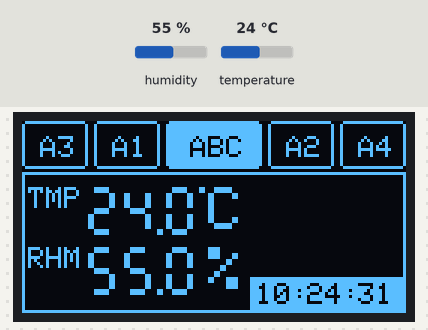
A sketch run on a simulated Arduino Uno, built with avr-gcc and run on an emulated ATmega328P. On the bench: 128×64 one-colour display. The test bench sets the inputs (shaded band); at power-on: humidity 55 %, temperature 24 °C. The local clock reads 2024-03-15 10:24:30 at power-on unless the sketch sets it; what the sketch prints to the serial monitor is not drawn.

Above: at 1.2 s.
1.3 s: humidity set to 22 %
At 4.4 s:
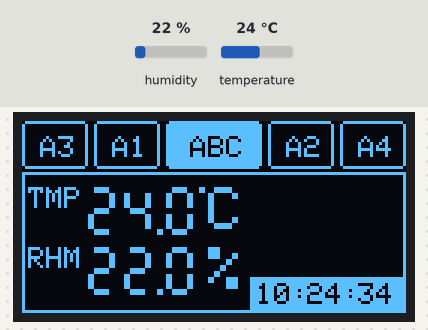
4.6 s: temperature set to 12 °C
At 8.4 s:
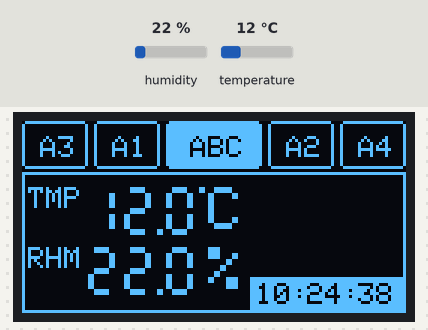
8.6 s: humidity set to 40 %
At 12.4 s:
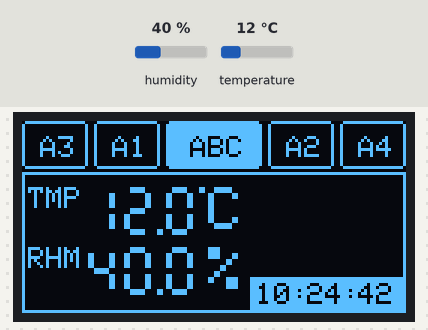
12.6 s: temperature set to 19 °C
At 13.7 s:
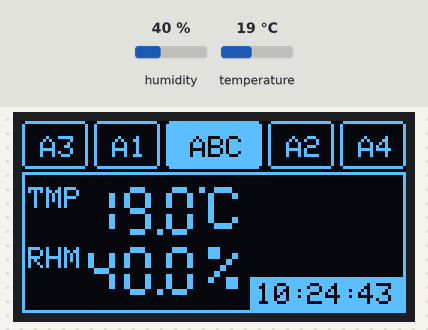
Timing chart, 0 to 15.6 s (numbered marks = the images above; inputs shaded):
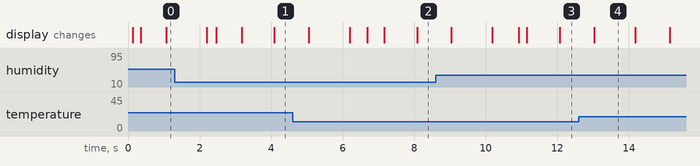

The sketch:

OLED_DIsplay.ino
```cpp
#include <SPI.h>
#include <Wire.h>
#include <Adafruit_GFX.h>
#include <Adafruit_SSD1306.h>
#include "RTClib.h"
#include "DHT.h"

#define OLED_RESET 4
Adafruit_SSD1306 display(OLED_RESET);

#define DHTPIN 2     // what digital pin we're connected to
#define DHTTYPE DHT11   // DHT 11
DHT dhtSensor(DHTPIN, DHTTYPE);

static const unsigned char PROGMEM logo[] = {
0x00, 0x00, 0x00, 0x00, 0x3F, 0xFF, 0xFF, 0xFF, 0xFF, 0xFF, 0xF0, 0x00, 0x00, 0x00, 0x00, 0x00,
0x00, 0x00, 0x00, 0x00, 0xFF, 0xFF, 0xFF, 0xFF, 0xFF, 0xFF, 0xF8, 0x00, 0x00, 0x00, 0x00, 0x00,
0x00, 0x00, 0x00, 0x01, 0xFF, 0xFF, 0xFF, 0xFF, 0xFF, 0xFF, 0xFC, 0x00, 0x00, 0x00, 0x00, 0x00,
0x00, 0x00, 0x00, 0x03, 0xFF, 0xFF, 0xFF, 0xFF, 0xFF, 0xFF, 0xFF, 0x00, 0x00, 0x00, 0x00, 0x00,
0x00, 0x00, 0x00, 0x07, 0xFF, 0xFF, 0xFF, 0xFF, 0xFF, 0xFF, 0xFF, 0x80, 0x00, 0x00, 0x00, 0x00,
0x00, 0x00, 0x00, 0x0F, 0xFF, 0xFF, 0xFF, 0xFF, 0xFF, 0xFF, 0xFF, 0xC0, 0x00, 0x00, 0x00, 0x00,
0x00, 0x00, 0x00, 0x0F, 0xFF, 0xFF, 0xFF, 0xFF, 0xFF, 0xFF, 0xFF, 0xC0, 0x00, 0x00, 0x00, 0x00,
0x00, 0x01, 0xFF, 0xFF, 0xFF, 0xFF, 0xFF, 0xFF, 0xFF, 0xFF, 0xFF, 0xFF, 0xFF, 0x00, 0x00, 0x00,
0x00, 0x07, 0xFF, 0xFF, 0xFF, 0xFF, 0xFF, 0xFF, 0xFF, 0xFF, 0xFF, 0xFF, 0xFF, 0xC0, 0x00, 0x00,
0x00, 0x1F, 0xFF, 0xFF, 0xFF, 0xFF, 0xFF, 0xFF, 0xFF, 0xFF, 0xFF, 0xFF, 0xFF, 0xF0, 0x01, 0xC9,
0x00, 0x7F, 0xFF, 0xFF, 0xFF, 0xFF, 0xFF, 0xFF, 0xFF, 0xFF, 0xFF, 0xFF, 0xFF, 0xF8, 0x00, 0x9B,
0x00, 0xFF, 0xFF, 0xFF, 0xFF, 0xFF, 0xFF, 0xFF, 0xFF, 0x00, 0x00, 0x00, 0x01, 0xFC, 0x00, 0x9F,
0x01, 0xFF, 0xFF, 0xFF, 0xFF, 0xFF, 0xFF, 0xFF, 0xFC, 0x00, 0x00, 0x00, 0x00, 0x7E, 0x00, 0x96,
0x03, 0xFF, 0xFF, 0xFF, 0xFF, 0xFF, 0xFF, 0xFF, 0xF0, 0x00, 0x00, 0x00, 0x00, 0x1F, 0x00, 0x80,
0x07, 0xFF, 0xFF, 0xFF, 0xFF, 0xFF, 0xFF, 0xFF, 0xE0, 0x00, 0x00, 0x00, 0x00, 0x0F, 0x80, 0x00,
0x0F, 0xFF, 0xFF, 0xFF, 0xFF, 0xFF, 0xFF, 0xFF, 0xC0, 0x00, 0x00, 0x00, 0x00, 0x07, 0xC0, 0x00,
0x1F, 0xFF, 0xFF, 0xFF, 0xFF, 0xFF, 0xFF, 0xFF, 0x80, 0x00, 0x00, 0x00, 0x00, 0x03, 0xC0, 0x00,
0x1F, 0xFF, 0xFF, 0xFF, 0xFF, 0xFF, 0xFF, 0xFF, 0x00, 0x00, 0x00, 0x00, 0x00, 0x01, 0xE0, 0x00,
0x3F, 0xFF, 0xFF, 0xFF, 0xFF, 0xFC, 0x1F, 0xFF, 0x00, 0x00, 0x00, 0x00, 0x7E, 0x01, 0xE0, 0x00,
0x3F, 0xE0, 0x3E, 0x07, 0xC0, 0x78, 0x0F, 0xFE, 0x03, 0xFF, 0xFF, 0xF0, 0x7F, 0x00, 0xF0, 0x00,
0x7F, 0xE0, 0x3E, 0x03, 0xC0, 0x70, 0x0F, 0xFC, 0x03, 0xFF, 0xFF, 0xF8, 0xFF, 0x00, 0xF0, 0x00,
0x7F, 0xE0, 0x3E, 0x03, 0xC0, 0x70, 0x0F, 0xFC, 0x03, 0xFF, 0xFF, 0xF8, 0xFF, 0x00, 0x78, 0x00,
0x7F, 0xF0, 0x3C, 0x03, 0xC0, 0x78, 0x0F, 0xFC, 0x03, 0xFF, 0xFF, 0xF8, 0x7F, 0x00, 0x78, 0x00,
0x7F, 0xF0, 0x1C, 0x03, 0xC0, 0xFC, 0x3F, 0xFC, 0x03, 0xFF, 0xFF, 0xF8, 0x3C, 0x00, 0x78, 0x00,
0xFF, 0xF0, 0x1C, 0x03, 0xC0, 0xFF, 0xFF, 0xFC, 0x03, 0xFF, 0xFF, 0xF0, 0x00, 0x00, 0x78, 0x00,
0xFF, 0xF0, 0x1C, 0x01, 0x80, 0xFF, 0xFF, 0xFC, 0x03, 0xF8, 0x00, 0x00, 0x00, 0x00, 0x78, 0x00,
0xFF, 0xF0, 0x18, 0x01, 0x80, 0xF8, 0x1F, 0xFC, 0x03, 0xF8, 0x00, 0x00, 0x7E, 0x00, 0x78, 0x00,
0xFF, 0xF8, 0x18, 0x01, 0x80, 0xF8, 0x1F, 0xFC, 0x03, 0xF8, 0x00, 0x00, 0x7E, 0x00, 0x78, 0x00,
0xFF, 0xF8, 0x18, 0x01, 0x81, 0xF8, 0x1F, 0xFC, 0x03, 0xF8, 0x00, 0x00, 0x7E, 0x00, 0x78, 0x00,
0xFF, 0xF8, 0x18, 0x00, 0x81, 0xF8, 0x1F, 0xFC, 0x03, 0xF8, 0x00, 0x00, 0x7E, 0x00, 0x78, 0x00,
0xFF, 0xF8, 0x08, 0x00, 0x81, 0xF8, 0x1F, 0xFC, 0x03, 0xF8, 0x00, 0x00, 0x7E, 0x00, 0x78, 0x00,
0xFF, 0xFC, 0x00, 0x00, 0x81, 0xF8, 0x1F, 0xFC, 0x03, 0xFF, 0xFF, 0xE0, 0x7E, 0x00, 0x78, 0x00,
0xFF, 0xFC, 0x00, 0x20, 0x03, 0xF8, 0x1F, 0xFC, 0x03, 0xFF, 0xFF, 0xE0, 0x7E, 0x00, 0x78, 0x00,
0xFF, 0xFC, 0x00, 0x60, 0x03, 0xF8, 0x1F, 0xFC, 0x03, 0xFF, 0xFF, 0xE0, 0x7E, 0x00, 0x78, 0x00,
0xFF, 0xFC, 0x00, 0x60, 0x03, 0xF8, 0x1F, 0xFC, 0x03, 0xFF, 0xFF, 0xE0, 0x7E, 0x00, 0x78, 0x00,
0xFF, 0xFC, 0x00, 0x60, 0x03, 0xF8, 0x1F, 0xFC, 0x03, 0xFF, 0xFF, 0xE0, 0x7E, 0x00, 0x78, 0x00,
0xFF, 0xFE, 0x00, 0x60, 0x07, 0xF8, 0x1F, 0xFC, 0x03, 0xFF, 0xFF, 0xE0, 0x7E, 0x00, 0x78, 0x00,
0xFF, 0xFE, 0x00, 0x70, 0x07, 0xF8, 0x1F, 0xFC, 0x03, 0xFC, 0x00, 0x00, 0x7E, 0x00, 0x78, 0x00,
0xFF, 0xFE, 0x00, 0xF0, 0x07, 0xF8, 0x1F, 0xF8, 0x03, 0xF8, 0x00, 0x00, 0x7E, 0x00, 0x78, 0x00,
0xFF, 0xFE, 0x00, 0xF0, 0x07, 0xF8, 0x1F, 0xF8, 0x03, 0xF8, 0x00, 0x00, 0x7E, 0x00, 0x78, 0x00,
0xFF, 0xFF, 0x00, 0xF0, 0x07, 0xF8, 0x1F, 0xF8, 0x03, 0xF8, 0x00, 0x00, 0x7E, 0x00, 0x78, 0x00,
0xFF, 0xFF, 0x00, 0xF0, 0x0F, 0xF8, 0x1F, 0xF8, 0x03, 0xF8, 0x00, 0x00, 0x7E, 0x00, 0x78, 0x00,
0x7F, 0xFF, 0x00, 0xF0, 0x0F, 0xF8, 0x1F, 0xF8, 0x03, 0xF8, 0x00, 0x00, 0x7E, 0x00, 0x78, 0x00,
0x7F, 0xFF, 0x01, 0xF8, 0x0F, 0xF8, 0x1F, 0xF8, 0x03, 0xFC, 0x00, 0x00, 0x7E, 0x00, 0x78, 0x00,
0x7F, 0xFF, 0x81, 0xF8, 0x1F, 0xFA, 0x1F, 0xF8, 0x00, 0x00, 0x00, 0x00, 0x7C, 0x00, 0xF8, 0x00,
0x3F, 0xFF, 0xFF, 0xFF, 0xFF, 0xFF, 0xFF, 0xF0, 0x00, 0x00, 0x00, 0x00, 0x00, 0x00, 0xF8, 0x00,
0x3F, 0xFF, 0xFF, 0xFF, 0xFF, 0xFF, 0xFF, 0xF0, 0x00, 0x00, 0x00, 0x00, 0x00, 0x01, 0xF0, 0x00,
0x3F, 0xFF, 0xFF, 0xFF, 0xFF, 0xFF, 0xFF, 0xE0, 0x00, 0x00, 0x00, 0x00, 0x00, 0x01, 0xF0, 0x00,
0x1F, 0xFF, 0xFF, 0xFF, 0xFF, 0xFF, 0xFF, 0xE0, 0x00, 0x00, 0x00, 0x00, 0x00, 0x03, 0xE0, 0x00,
0x0F, 0xFF, 0xFF, 0xFF, 0xFF, 0xFF, 0xFF, 0xC0, 0x00, 0x00, 0x00, 0x00, 0x00, 0x07, 0xC0, 0x00,
0x0F, 0xFF, 0xFF, 0xFF, 0xFF, 0xFF, 0xFF, 0x80, 0x00, 0x00, 0x00, 0x00, 0x00, 0x0F, 0x80, 0x00,
0x07, 0xFF, 0xFF, 0xFF, 0xFF, 0xFF, 0xFF, 0x80, 0x00, 0x00, 0x00, 0x00, 0x00, 0x1F, 0x00, 0x00,
0x03, 0xFF, 0xFF, 0xFF, 0xFF, 0xFF, 0xFF, 0x00, 0x00, 0x00, 0x00, 0x00, 0x00, 0x7F, 0x00, 0x00,
0x01, 0xFF, 0xFF, 0xFF, 0xFF, 0xFF, 0xFE, 0x00, 0x00, 0x00, 0x00, 0x00, 0x01, 0xFC, 0x00, 0x00,
0x00, 0x7F, 0xFF, 0xFF, 0xFF, 0xFF, 0xFF, 0xFF, 0xFF, 0xFF, 0xFF, 0xFF, 0xFF, 0xF8, 0x00, 0x00,
0x00, 0x3F, 0xFF, 0xFF, 0xFF, 0xFF, 0xFF, 0xFF, 0xFF, 0xFF, 0xFF, 0xFF, 0xFF, 0xF0, 0x00, 0x00,
0x00, 0x0F, 0xFF, 0xFF, 0xFF, 0xFF, 0xFF, 0xFF, 0xFF, 0xFF, 0xFF, 0xFF, 0xFF, 0xC0, 0x00, 0x00,
0x00, 0x01, 0xFF, 0xFF, 0xFF, 0xFF, 0xFF, 0xFF, 0xFF, 0xFF, 0xFF, 0xFF, 0xFE, 0x00, 0x00, 0x00,
0x00, 0x00, 0x00, 0x0F, 0xFF, 0xFF, 0xFF, 0xFF, 0xFF, 0xFF, 0xFF, 0x80, 0x00, 0x00, 0x00, 0x00,
0x00, 0x00, 0x00, 0x07, 0xFF, 0xFF, 0xFF, 0xFF, 0xFF, 0xFF, 0xFF, 0x00, 0x00, 0x00, 0x00, 0x00,
0x00, 0x00, 0x00, 0x03, 0xFF, 0xFF, 0xFF, 0xFF, 0xFF, 0xFF, 0xFE, 0x00, 0x00, 0x00, 0x00, 0x00,
0x00, 0x00, 0x00, 0x01, 0xFF, 0xFF, 0xFF, 0xFF, 0xFF, 0xFF, 0xFE, 0x00, 0x00, 0x00, 0x00, 0x00,
0x00, 0x00, 0x00, 0x00, 0xFF, 0xFF, 0xFF, 0xFF, 0xFF, 0xFF, 0xF8, 0x00, 0x00, 0x00, 0x00, 0x00,
0x00, 0x00, 0x00, 0x00, 0x7F, 0xFF, 0xFF, 0xFF, 0xFF, 0xFF, 0xF0, 0x00, 0x00, 0x00, 0x00, 0x00
};

static const unsigned char PROGMEM image[] = {
0xFD, 0xFF, 0xFF, 0x73, 0xFF, 0x80, 0x00, 0x00, 0x00, 0x00, 0x00, 0x03, 0xBF, 0xFF, 0x00, 0x00,
0xFF, 0xFF, 0xFF, 0xFF, 0xBF, 0x68, 0x00, 0x00, 0x00, 0x00, 0x00, 0x01, 0xFF, 0xFF, 0x80, 0x00,
0xFF, 0xF3, 0xFE, 0xFF, 0xF9, 0x3A, 0x00, 0x00, 0x00, 0x00, 0x00, 0x03, 0xFF, 0xFF, 0xE0, 0x00,
0xFF, 0xEF, 0xFF, 0xEF, 0xDD, 0xEF, 0x40, 0x00, 0x00, 0x00, 0x00, 0x07, 0xFF, 0xFF, 0xF0, 0x00,
0xFF, 0xFF, 0xF7, 0xEE, 0xFF, 0xF3, 0x40, 0x00, 0x00, 0x00, 0x00, 0x3F, 0xFF, 0xFF, 0xF8, 0x00,
0xFF, 0xFF, 0xFE, 0xEF, 0xFF, 0xFF, 0x80, 0x00, 0x00, 0x00, 0x00, 0x2F, 0xFF, 0xFF, 0xFC, 0x00,
0xFF, 0xFF, 0xFF, 0x0F, 0xFF, 0xBF, 0x80, 0x00, 0x00, 0x00, 0x00, 0x1F, 0xFF, 0xFF, 0xFE, 0x00,
0xFF, 0xFF, 0xFF, 0xE6, 0x3F, 0xFF, 0xA0, 0x60, 0x00, 0x00, 0x00, 0x1F, 0xFF, 0xFF, 0xFF, 0x00,
0xFF, 0xFF, 0xFF, 0xFF, 0x7F, 0xFF, 0xC0, 0xE0, 0x00, 0x00, 0x00, 0x3F, 0xFF, 0xFF, 0xFF, 0x00,
0xFF, 0xFF, 0xFF, 0xFF, 0xFF, 0xFF, 0xC2, 0xE0, 0x00, 0x00, 0x00, 0x7F, 0xFF, 0xFF, 0xFF, 0x80,
0xFF, 0xFF, 0xFF, 0xFF, 0xFE, 0xFF, 0xE9, 0xE0, 0x00, 0x00, 0x00, 0xFF, 0xFF, 0xFF, 0xFF, 0xC0,
0xFF, 0xFF, 0xFF, 0xFF, 0xFF, 0xFF, 0xD1, 0xF0, 0x00, 0x00, 0x01, 0xFF, 0xFF, 0xFF, 0xFF, 0xE0,
0xFF, 0xFF, 0xFF, 0xFF, 0xFF, 0xFF, 0xD1, 0x18, 0x00, 0x00, 0x03, 0xFF, 0xFF, 0xFF, 0xFF, 0xE0,
0xFF, 0xFF, 0xFF, 0xFF, 0xFF, 0xFF, 0xF8, 0x48, 0x00, 0x00, 0x0F, 0xFF, 0xFF, 0xFF, 0xFF, 0xF0,
0xFF, 0xFF, 0x1F, 0xFF, 0xFF, 0xFF, 0xFE, 0x7F, 0x80, 0x00, 0x1F, 0xFF, 0xFF, 0xFF, 0xFF, 0xF0,
0xFF, 0xFF, 0x1F, 0xFF, 0xFF, 0xFF, 0xFF, 0xBF, 0x80, 0x05, 0xFF, 0xFF, 0xFF, 0xFF, 0xFF, 0xF0,
0xFF, 0xFF, 0x0F, 0xFF, 0xFF, 0xFF, 0xFF, 0xCF, 0x00, 0x7F, 0xFF, 0xFF, 0xFF, 0xFF, 0xFF, 0xF0,
0xFF, 0xFF, 0x0F, 0xFF, 0xFF, 0xFF, 0xFF, 0xE7, 0x67, 0xFF, 0xFF, 0xFF, 0xFF, 0xFF, 0xFF, 0xF8,
0xFF, 0xFC, 0x1F, 0xFF, 0xFF, 0xFF, 0xFF, 0xF3, 0xFF, 0xFF, 0xFF, 0xFF, 0xFF, 0xFF, 0xFF, 0xF8,
0xFF, 0xFC, 0x0F, 0xFF, 0xFF, 0x03, 0x01, 0xF9, 0xFF, 0xFF, 0xFF, 0xFF, 0xFF, 0xFF, 0xFF, 0xFC,
0xFF, 0xFE, 0x07, 0xFE, 0x00, 0x01, 0x60, 0x05, 0xFF, 0xFF, 0xFF, 0xF3, 0xFF, 0xFF, 0xFF, 0xFC,
0xFF, 0xF7, 0x87, 0xF0, 0x00, 0x01, 0xC0, 0x01, 0xFF, 0xFF, 0xFF, 0xC7, 0xFF, 0xFF, 0xFF, 0xFC,
0xFF, 0xFF, 0xF3, 0xC0, 0x00, 0x01, 0x80, 0x00, 0xFF, 0xFF, 0xFF, 0x07, 0xFF, 0xFF, 0xFF, 0xF8,
0xFF, 0xFF, 0xF3, 0xC0, 0x00, 0x01, 0x80, 0x00, 0x7F, 0xFF, 0xFE, 0x07, 0xFF, 0xF7, 0xFF, 0xF8,
0xFF, 0xFF, 0xFB, 0xC0, 0x00, 0x01, 0x00, 0x00, 0x3F, 0xFF, 0xFE, 0x07, 0xFF, 0xC7, 0xFF, 0xF8,
0xFF, 0xFF, 0x9B, 0xC0, 0x00, 0x01, 0x00, 0x00, 0x3F, 0xFF, 0xFF, 0x0F, 0xFF, 0xC7, 0xFF, 0xF8,
0xFF, 0xFF, 0xDA, 0xC0, 0x08, 0x00, 0x80, 0x00, 0x3F, 0xFF, 0xFF, 0x0F, 0xFF, 0xC7, 0xFF, 0xF8,
0xFF, 0xFF, 0xA8, 0xC0, 0x00, 0x00, 0x80, 0x00, 0x0F, 0xFF, 0xDF, 0x9F, 0xFF, 0x07, 0xFF, 0xF0,
0xFF, 0xFF, 0xDF, 0x40, 0x00, 0x00, 0x00, 0x00, 0x07, 0xFF, 0xDF, 0xFF, 0xFF, 0x07, 0xFF, 0xF0,
0xFF, 0xFF, 0xFF, 0x40, 0x00, 0x00, 0x00, 0x00, 0x1F, 0xFF, 0xE7, 0xFF, 0xFF, 0x87, 0xFF, 0xE0,
0xFF, 0xFF, 0xBF, 0x00, 0x00, 0x00, 0x00, 0x00, 0x3F, 0xFF, 0xE3, 0xFE, 0x7F, 0x07, 0xFF, 0xC0,
0xFF, 0xFF, 0xFC, 0x00, 0x00, 0x00, 0x00, 0x02, 0x3F, 0xFF, 0xF1, 0xFC, 0x07, 0x07, 0xFF, 0xC0,
0xFF, 0xFF, 0xF8, 0x20, 0x00, 0x00, 0x00, 0x02, 0x7F, 0xFF, 0xFD, 0xFE, 0x00, 0x07, 0xFF, 0x80,
0xFF, 0xFF, 0xF8, 0x20, 0x00, 0x00, 0x00, 0x00, 0x7F, 0xFF, 0xFF, 0xFE, 0x00, 0x07, 0xFF, 0x00,
0xFF, 0xFF, 0xF8, 0x20, 0x00, 0x00, 0x00, 0x00, 0x7F, 0xFF, 0xFF, 0xFE, 0x00, 0x0F, 0xFE, 0x00,
0xFF, 0xFF, 0xF8, 0x20, 0x00, 0x00, 0x00, 0x00, 0x3F, 0xFF, 0xFF, 0xFE, 0x00, 0x1F, 0xFE, 0x00,
0xFF, 0xFF, 0xF0, 0x20, 0x00, 0x00, 0x00, 0xBF, 0x3F, 0xFF, 0xFF, 0xFE, 0x00, 0x3F, 0xFC, 0x00,
0xFF, 0xFF, 0xF0, 0x20, 0x00, 0x00, 0x01, 0xFF, 0x9F, 0xFF, 0xFF, 0xFE, 0x00, 0x6F, 0xF8, 0x00,
0xFF, 0xFF, 0xF0, 0x00, 0x00, 0x00, 0x07, 0xFF, 0x9F, 0xFF, 0xFF, 0xFC, 0x00, 0x1C, 0xA0, 0x00,
0xFF, 0xFF, 0xF0, 0x00, 0x00, 0x00, 0x03, 0xFF, 0x9F, 0xFF, 0xFF, 0xF8, 0x00, 0xDD, 0x80, 0x00,
0xFF, 0xFF, 0xF0, 0x10, 0x00, 0x00, 0x00, 0xFF, 0xCF, 0xFF, 0xFF, 0xF8, 0x0D, 0x3F, 0x00, 0x00,
0xFF, 0xFF, 0xF1, 0x10, 0x00, 0x00, 0x00, 0x1F, 0xCF, 0xFF, 0xFF, 0xFF, 0xF9, 0x0E, 0x00, 0x00,
0xFF, 0xFF, 0xF1, 0x10, 0x00, 0x00, 0x00, 0x07, 0xE7, 0xFF, 0xFF, 0xFF, 0xF8, 0x7C, 0x00, 0x00,
0xFF, 0xFF, 0xF1, 0x10, 0x00, 0x00, 0x00, 0x00, 0x27, 0xFF, 0xFF, 0xFF, 0xFF, 0xF8, 0x00, 0x00,
0xFF, 0xFF, 0xF1, 0x90, 0x00, 0x00, 0x00, 0x00, 0x03, 0xFF, 0xFF, 0xFF, 0xFF, 0xF0, 0x00, 0x00,
0xFF, 0xFF, 0xF0, 0x10, 0x00, 0x00, 0x00, 0x00, 0x03, 0xFF, 0xFF, 0xFF, 0xFF, 0xE0, 0x00, 0x00,
0xFF, 0xFF, 0xF0, 0x10, 0x00, 0x00, 0x00, 0x00, 0x01, 0xFF, 0xFF, 0xFF, 0xFF, 0xC0, 0x00, 0x00,
0xFF, 0xFF, 0xF0, 0x30, 0x00, 0x00, 0x00, 0x00, 0x00, 0xFF, 0xFF, 0xFF, 0xFF, 0x80, 0x00, 0x00,
0xFF, 0xFF, 0xF0, 0x10, 0x00, 0x00, 0x00, 0x00, 0x00, 0xFF, 0xFF, 0xFF, 0xFE, 0x00, 0x00, 0x00,
0xFF, 0xFF, 0xF0, 0x10, 0x01, 0x00, 0x00, 0x00, 0x00, 0x7F, 0xFF, 0xFF, 0xFC, 0x00, 0x00, 0x00,
0xFF, 0xFF, 0xF0, 0xD0, 0x00, 0x80, 0x00, 0x00, 0x00, 0x3F, 0xFF, 0xFF, 0xF8, 0x00, 0x00, 0x00,
0xFF, 0xFF, 0xF0, 0x10, 0x00, 0x00, 0x00, 0x00, 0x00, 0x1F, 0xFF, 0xFF, 0xE8, 0x00, 0x00, 0x00,
0xFF, 0xFF, 0xF0, 0x10, 0x00, 0x00, 0x00, 0x00, 0x00, 0x0F, 0xFF, 0xFF, 0xC0, 0x00, 0x00, 0x00,
0xFF, 0xFF, 0xFC, 0x30, 0x00, 0x00, 0x01, 0x00, 0x00, 0x07, 0xFF, 0xFF, 0x80, 0x00, 0x00, 0x00,
0xFF, 0xFF, 0xFE, 0x30, 0x00, 0x00, 0x01, 0x00, 0x00, 0x03, 0xFF, 0xFF, 0x80, 0x00, 0x00, 0x00,
0xFF, 0xFF, 0xFF, 0xF0, 0x00, 0x00, 0x01, 0x00, 0x00, 0x03, 0xFF, 0xFF, 0x90, 0x38, 0x00, 0x00,
0xFF, 0xFF, 0xFF, 0xF8, 0x00, 0x00, 0x01, 0x00, 0x00, 0x01, 0xFF, 0xFF, 0x80, 0x10, 0x00, 0x00,
0xFF, 0xFF, 0xFF, 0xF8, 0x00, 0x00, 0x01, 0x00, 0x00, 0x00, 0xFF, 0xFF, 0xF0, 0x00, 0x00, 0x00,
0xFF, 0xFF, 0xFF, 0xF8, 0x00, 0x00, 0x01, 0x00, 0x00, 0x00, 0x7F, 0xFE, 0xF8, 0x00, 0x00, 0x00,
0xFF, 0xFF, 0xFF, 0xF8, 0x00, 0x00, 0x01, 0x00, 0x00, 0x00, 0x7F, 0xFF, 0xBE, 0x00, 0x00, 0x00,
0xFF, 0xFF, 0xFF, 0xF8, 0x00, 0x00, 0x01, 0x00, 0x00, 0x00, 0xFF, 0xFF, 0xBF, 0x00, 0x00, 0x00,
0xFF, 0xFF, 0xFF, 0xFC, 0x00, 0xE0, 0x01, 0x60, 0x00, 0x00, 0xFF, 0xFF, 0xEF, 0xA0, 0x00, 0x00,
0xFF, 0xFF, 0xFF, 0xFE, 0x01, 0xF0, 0x01, 0x80, 0x00, 0x00, 0xFF, 0xFF, 0xFF, 0xA0, 0x00, 0x00,
0xFF, 0xFF, 0xFF, 0xFF, 0x87, 0xB0, 0x01, 0x00, 0x00, 0x00, 0xFF, 0xFF, 0xFC, 0x64, 0x00, 0x00
};

static const unsigned char PROGMEM messageIcon [] = {
0x00, 0x00, 0x00, 0x3F, 0xFF, 0xF8, 0x7F, 0xFF, 0xF8, 0x70, 0x00, 0x18, 0x7C, 0x00, 0x78, 0x6E,
0x01, 0xEC, 0x63, 0x83, 0x8C, 0x60, 0xEE, 0x0C, 0x60, 0x78, 0x0C, 0x60, 0x10, 0x0C, 0x60, 0x00,
0x0C, 0x60, 0x00, 0x0C, 0x60, 0x00, 0x0C, 0x60, 0x00, 0x0C, 0x3F, 0xFF, 0xF8, 0x00, 0x00, 0x00
};

RTC_DS1307 rtc;
long clockSecondCounter = -1;
long hourL = 0;
void setup()
{
  display.begin(SSD1306_SWITCHCAPVCC, 0x3C);
  display.clearDisplay();

  Serial.begin(9600);
  if (! rtc.begin())
  {
    Serial.println("Couldn't find RTC");
    while (1);
  }

//  drawImage(0, 0, messageIcon, 22, 16);
//  delay(2000);
//  display.clearDisplay();

  drawAgentNames("ABC", "A1", "A2", "A3", "A4");
  displayTemp(20, 5);
  displayHumidity(54, 6);

  DateTime now = rtc.now();
  clockSecondCounter = ( now.hour() * 3600L ) + (now.minute() * 60) + now.second();

  dhtSensor.begin();
}

void loop()
{
  DateTime now = rtc.now();
  clockSecondCounter = ( now.hour() * 3600L ) + (now.minute() * 60) + now.second();
  displayTime( clockSecondCounter );

  // Request temp and humidity with 2 second cyle
  if ( clockSecondCounter % 2 == 0 )
  {
    unsigned int temp = readTemperature();
    displayTemp(temp / 10, temp % 10);

    unsigned int humidity = readHumidity();
    displayHumidity(humidity / 10, humidity % 10);

  Serial.print("Humidity: ");
  Serial.print(humidity);
  Serial.print(" %\t");
  Serial.print("Temperature: ");
  Serial.print(temp);
  Serial.println(" *C ");
  }

  delay( 200 );
}

void drawImage(int16_t x, int16_t y, const uint8_t *image, int16_t w, int16_t h)
{
  display.clearDisplay();
  int16_t i;
  for (i = 0; i < h; i ++ )
  {
    int16_t j;
    for (j = 0; j < w; j ++ )
    {
      //https://www.arduino.cc/en/Reference/PROGMEM
      uint8_t value = pgm_read_byte(image + i * w / 8 + j / 8);
      if ( bitRead(value,7 - (j % 8)))
      {
        display.drawPixel(j + x, i + y, WHITE);
      }
    }
  }
  display.display();
}

// Display agent name and connected agent names
void drawAgentNames(String agentName, String a1, String a2, String a3, String a4)
{
  display.setTextSize(1);

  // Display agent name
  display.fillRoundRect(48, 0, 32, 16, 2, WHITE);
  display.setTextColor(BLACK);
  display.setCursor(56,5);
  display.println(agentName);

  // Display connected agent names
  display.setTextColor(WHITE);
  display.drawRoundRect(0, 0, 22, 16, 2, WHITE);
  display.setCursor(6,5);
  display.println(a3);

  display.drawRoundRect(24, 0, 22, 16, 2, WHITE);
  display.setCursor(30,5);
  display.println(a1);

  display.drawRoundRect(82, 0, 22, 16, 2, WHITE);
  display.setCursor(88,5);
  display.println(a2);

  display.drawRoundRect(106, 0, 22, 16, 2, WHITE);
  display.setCursor(112,5);
  display.println(a4);

  display.drawRect(0, 17, 128, 47, WHITE);
  display.display();
}

// Display time based on the given seconds value
void displayTime(long seconds)
{
  uint8_t x = 78;
  uint8_t y = 54;

  // Draw bounding rectangle
  display.fillRect(x - 2, y - 2, 51, 11, WHITE);
  display.setTextColor(BLACK);
  display.setTextSize(1);

  if ( seconds == -1 ) // indicate that time is not set
  {
    display.setCursor(x,y);
    display.println("! No RTC");
  }
  else
  {
    uint8_t sec = (seconds % 3600) % 60;
    uint8_t mint = (seconds % 3600) / 60;
    uint8_t hour = seconds / 3600;

    // Display H

    display.setCursor(x,y);
    if ( hour < 10 )
    {
      display.println("0" + String(hour));
    }
    else
    {
      display.println(hour);
    }
    display.setCursor(x + 12,y);
    display.println(":");

    // Display M
    display.setCursor(x + 17,y);
    if ( mint < 10 )
    {
      display.println("0" + String(mint));
    }
    else
    {
      display.println(mint);
    }
    display.setCursor(x + 29,y);
    display.println(":");

    // Display S
    display.setCursor(x + 34,y);
    if ( sec < 10 )
    {
      display.println("0" + String(sec));
    }
    else
    {
      display.println(sec);
    }
  }
  display.display();
}

void displayTemp(uint8_t intValue, uint8_t factValue)
{
  uint8_t x = 22;
  uint8_t y = 22;

  display.setTextColor(WHITE);
  display.setTextSize(1);
  display.setCursor(x - 20,y);
  display.println("TMP");

  // clear previous value
  display.fillRect(x, y, 35, 16, BLACK);

  displayDigit(x, y, intValue / 10);
  displayDigit(x + 12, y, intValue % 10);
  displayDot(x + 23, y + 14);
  displayDigit(x + 26, y, factValue);

  displayDot(x + 37, y);
  display.setTextColor(WHITE);
  display.setTextSize(2);
  display.setCursor(x + 40,y);
  display.println("C");
}

void displayHumidity(uint8_t intValue, uint8_t factValue)
{
  uint8_t x = 22;
  uint8_t y = 42;

  display.setTextColor(WHITE);
  display.setTextSize(1);
  display.setCursor(x - 20,y);
  display.println("RHM");

  // clear previous value
  display.fillRect(x, y, 35, 16, BLACK);

  displayDigit(x, y, intValue / 10);
  displayDigit(x + 12, y, intValue % 10);
  displayDot(x + 23, y + 14);
  displayDigit(x + 26, y, factValue);

  display.setTextColor(WHITE);
  display.setTextSize(2);
  display.setCursor(x + 40,y);
  display.println("%");
}

void displayDigit(uint8_t x, uint8_t y, uint8_t digit)
{
  switch ( digit )
  {
    case 0 :
    {
      display.drawRect(x + 2, y, 5, 2, WHITE);
      //display.drawRect(x + 2, y + 7, 5, 2, WHITE);
      display.drawRect(x + 2, y + 14, 5, 2, WHITE);

      display.drawRect(x, y + 2, 2, 5, WHITE);
      display.drawRect(x + 7, y + 2, 2, 5, WHITE);
      display.drawRect(x, y + 9, 2, 5, WHITE);
      display.drawRect(x + 7, y + 9, 2, 5, WHITE);
    } break;
	case 1 :
    {
      //display.drawRect(x + 2, y, 5, 2, WHITE);
      //display.drawRect(x + 2, y + 7, 5, 2, WHITE);
      //display.drawRect(x + 2, y + 14, 5, 2, WHITE);

      //display.drawRect(x, y + 2, 2, 5, WHITE);
      display.drawRect(x + 7, y + 2, 2, 5, WHITE);
      //display.drawRect(x, y + 9, 2, 5, WHITE);
      display.drawRect(x + 7, y + 9, 2, 5, WHITE);
    } break;
	case 2 :
    {
      display.drawRect(x + 2, y, 5, 2, WHITE);
      display.drawRect(x + 2, y + 7, 5, 2, WHITE);
      display.drawRect(x + 2, y + 14, 5, 2, WHITE);

      //display.drawRect(x, y + 2, 2, 5, WHITE);
      display.drawRect(x + 7, y + 2, 2, 5, WHITE);
      display.drawRect(x, y + 9, 2, 5, WHITE);
      //display.drawRect(x + 7, y + 9, 2, 5, WHITE);
    } break;
	case 3 :
    {
      display.drawRect(x + 2, y, 5, 2, WHITE);
      display.drawRect(x + 2, y + 7, 5, 2, WHITE);
      display.drawRect(x + 2, y + 14, 5, 2, WHITE);

      //display.drawRect(x, y + 2, 2, 5, WHITE);
      display.drawRect(x + 7, y + 2, 2, 5, WHITE);
      //display.drawRect(x, y + 9, 2, 5, WHITE);
      display.drawRect(x + 7, y + 9, 2, 5, WHITE);
    } break;
	case 4 :
    {
      //display.drawRect(x + 2, y, 5, 2, WHITE);
      display.drawRect(x + 2, y + 7, 5, 2, WHITE);
      //display.drawRect(x + 2, y + 14, 5, 2, WHITE);

      display.drawRect(x, y + 2, 2, 5, WHITE);
      display.drawRect(x + 7, y + 2, 2, 5, WHITE);
      //display.drawRect(x, y + 9, 2, 5, WHITE);
      display.drawRect(x + 7, y + 9, 2, 5, WHITE);
    } break;
	case 5 :
    {
      display.drawRect(x + 2, y, 5, 2, WHITE);
      display.drawRect(x + 2, y + 7, 5, 2, WHITE);
      display.drawRect(x + 2, y + 14, 5, 2, WHITE);

      display.drawRect(x, y + 2, 2, 5, WHITE);
      //display.drawRect(x + 7, y + 2, 2, 5, WHITE);
      //display.drawRect(x, y + 9, 2, 5, WHITE);
      display.drawRect(x + 7, y + 9, 2, 5, WHITE);
    } break;
	case 6 :
    {
      display.drawRect(x + 2, y, 5, 2, WHITE);
      display.drawRect(x + 2, y + 7, 5, 2, WHITE);
      display.drawRect(x + 2, y + 14, 5, 2, WHITE);

      display.drawRect(x, y + 2, 2, 5, WHITE);
      //display.drawRect(x + 7, y + 2, 2, 5, WHITE);
      display.drawRect(x, y + 9, 2, 5, WHITE);
      display.drawRect(x + 7, y + 9, 2, 5, WHITE);
    } break;
	case 7 :
    {
      display.drawRect(x + 2, y, 5, 2, WHITE);
      //display.drawRect(x + 2, y + 7, 5, 2, WHITE);
      //display.drawRect(x + 2, y + 14, 5, 2, WHITE);

      //display.drawRect(x, y + 2, 2, 5, WHITE);
      display.drawRect(x + 7, y + 2, 2, 5, WHITE);
      //display.drawRect(x, y + 9, 2, 5, WHITE);
      display.drawRect(x + 7, y + 9, 2, 5, WHITE);
    } break;
	case 8 :
    {
      display.drawRect(x + 2, y, 5, 2, WHITE);
      display.drawRect(x + 2, y + 7, 5, 2, WHITE);
      display.drawRect(x + 2, y + 14, 5, 2, WHITE);

      display.drawRect(x, y + 2, 2, 5, WHITE);
      display.drawRect(x + 7, y + 2, 2, 5, WHITE);
      display.drawRect(x, y + 9, 2, 5, WHITE);
      display.drawRect(x + 7, y + 9, 2, 5, WHITE);
    } break;
	case 9 :
    {
      display.drawRect(x + 2, y, 5, 2, WHITE);
      display.drawRect(x + 2, y + 7, 5, 2, WHITE);
      display.drawRect(x + 2, y + 14, 5, 2, WHITE);

      display.drawRect(x, y + 2, 2, 5, WHITE);
      display.drawRect(x + 7, y + 2, 2, 5, WHITE);
      //display.drawRect(x, y + 9, 2, 5, WHITE);
      display.drawRect(x + 7, y + 9, 2, 5, WHITE);
    } break;
  }
}

void displayDot(uint8_t x, uint8_t y)
{
  display.drawRect(x, y, 2, 2, WHITE);
}

unsigned int readHumidity()
{
  float h = dhtSensor.readHumidity();
  if ( !isnan( h ) )
  {
    return h * 10;
  }

  return 0;
}

unsigned int readTemperature()
{
  float t = dhtSensor.readTemperature();
  if ( !isnan( t ) )
  {
    return t * 10;
  }

  return 0;
}
```

Measured:
- what the display in image 4 shows lasts 1.2 s, from 13.0 s to 14.2 s
